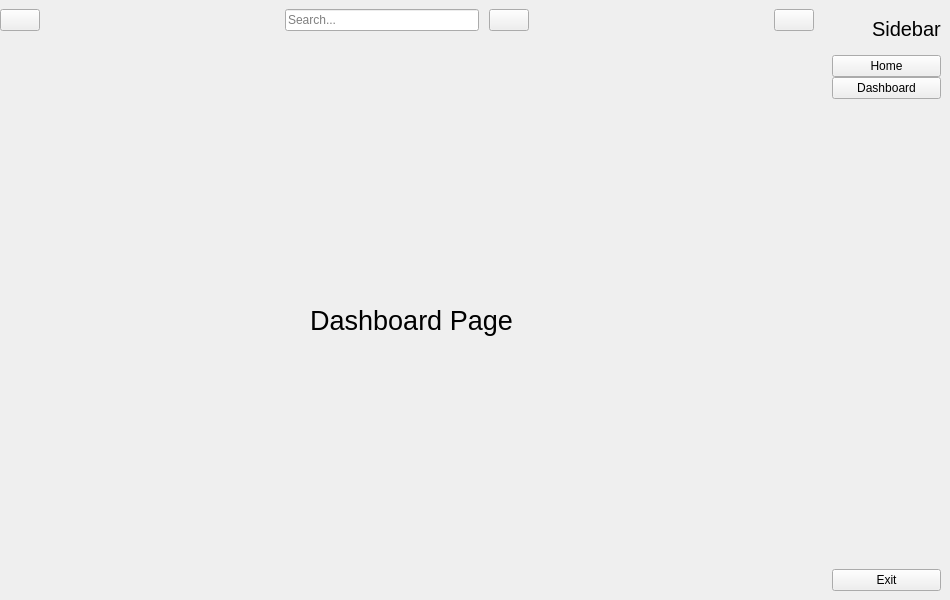
<?xml version="1.0" encoding="UTF-8"?>
<ui version="4.0">
 <class>MainWindow</class>
 <widget class="QMainWindow" name="MainWindow">
  <property name="geometry">
   <rect>
    <x>0</x>
    <y>0</y>
    <width>950</width>
    <height>600</height>
   </rect>
  </property>
  <property name="windowTitle">
   <string>MainWindow</string>
  </property>
  <widget class="QWidget" name="app_main_widget">
   <layout class="QGridLayout" name="gridLayout">
    <property name="leftMargin">
     <number>0</number>
    </property>
    <property name="topMargin">
     <number>0</number>
    </property>
    <property name="rightMargin">
     <number>0</number>
    </property>
    <property name="bottomMargin">
     <number>0</number>
    </property>
    <property name="spacing">
     <number>0</number>
    </property>
    <item row="0" column="1">
     <widget class="QWidget" name="content_main_widget" native="true">
      <property name="maximumSize">
       <size>
        <width>16777215</width>
        <height>16777215</height>
       </size>
      </property>
      <layout class="QVBoxLayout" name="verticalLayout_5">
       <property name="spacing">
        <number>0</number>
       </property>
       <property name="leftMargin">
        <number>0</number>
       </property>
       <property name="topMargin">
        <number>0</number>
       </property>
       <property name="rightMargin">
        <number>0</number>
       </property>
       <property name="bottomMargin">
        <number>0</number>
       </property>
       <item>
        <widget class="QWidget" name="content_header_widget" native="true">
         <property name="minimumSize">
          <size>
           <width>0</width>
           <height>40</height>
          </size>
         </property>
         <layout class="QHBoxLayout" name="horizontalLayout_4">
          <property name="spacing">
           <number>0</number>
          </property>
          <property name="leftMargin">
           <number>0</number>
          </property>
          <property name="topMargin">
           <number>0</number>
          </property>
          <property name="rightMargin">
           <number>9</number>
          </property>
          <property name="bottomMargin">
           <number>0</number>
          </property>
          <item>
           <widget class="QPushButton" name="toggle_menu_btn">
            <property name="text">
             <string/>
            </property>
            <property name="icon">
             <iconset resource="resource.qrc">
              <normaloff>:/icon/icon/menu-4-32.ico</normaloff>:/icon/icon/menu-4-32.ico</iconset>
            </property>
            <property name="iconSize">
             <size>
              <width>14</width>
              <height>14</height>
             </size>
            </property>
            <property name="checkable">
             <bool>true</bool>
            </property>
           </widget>
          </item>
          <item>
           <spacer name="header_left_horiSpacer">
            <property name="orientation">
             <enum>Qt::Horizontal</enum>
            </property>
            <property name="sizeHint" stdset="0">
             <size>
              <width>236</width>
              <height>20</height>
             </size>
            </property>
           </spacer>
          </item>
          <item>
           <layout class="QHBoxLayout" name="searchbox_horizLay">
            <property name="spacing">
             <number>10</number>
            </property>
            <item>
             <widget class="QLineEdit" name="search_input">
              <property name="placeholderText">
               <string>Search...</string>
              </property>
             </widget>
            </item>
            <item>
             <widget class="QPushButton" name="search_btn">
              <property name="text">
               <string/>
              </property>
              <property name="icon">
               <iconset resource="resource.qrc">
                <normaloff>:/icon/icon/search-13-48.ico</normaloff>:/icon/icon/search-13-48.ico</iconset>
              </property>
             </widget>
            </item>
           </layout>
          </item>
          <item>
           <spacer name="header_right_horiSpacer">
            <property name="orientation">
             <enum>Qt::Horizontal</enum>
            </property>
            <property name="sizeHint" stdset="0">
             <size>
              <width>236</width>
              <height>20</height>
             </size>
            </property>
           </spacer>
          </item>
          <item>
           <widget class="QPushButton" name="user_btn">
            <property name="text">
             <string/>
            </property>
            <property name="icon">
             <iconset resource="resource.qrc">
              <normaloff>:/icon/icon/user-48.ico</normaloff>:/icon/icon/user-48.ico</iconset>
            </property>
           </widget>
          </item>
         </layout>
        </widget>
       </item>
       <item>
        <widget class="QStackedWidget" name="content_stackedWidget">
         <property name="currentIndex">
          <number>1</number>
         </property>
         <widget class="QWidget" name="page_home">
          <layout class="QGridLayout" name="gridLayout_2">
           <item row="0" column="0">
            <widget class="QLabel" name="label_home">
             <property name="font">
              <font>
               <pointsize>20</pointsize>
              </font>
             </property>
             <property name="text">
              <string>Home Page</string>
             </property>
             <property name="alignment">
              <set>Qt::AlignCenter</set>
             </property>
            </widget>
           </item>
          </layout>
         </widget>
         <widget class="QWidget" name="page_dashboard">
          <layout class="QGridLayout" name="gridLayout_3">
           <item row="0" column="0">
            <widget class="QLabel" name="label_dashboard">
             <property name="font">
              <font>
               <pointsize>20</pointsize>
              </font>
             </property>
             <property name="text">
              <string>Dashboard Page</string>
             </property>
             <property name="alignment">
              <set>Qt::AlignCenter</set>
             </property>
            </widget>
           </item>
          </layout>
         </widget>
         <widget class="QWidget" name="page_search">
          <layout class="QGridLayout" name="gridLayout_7">
           <item row="0" column="0">
            <widget class="QLabel" name="label_search">
             <property name="font">
              <font>
               <pointsize>20</pointsize>
              </font>
             </property>
             <property name="text">
              <string>Search Page</string>
             </property>
             <property name="alignment">
              <set>Qt::AlignCenter</set>
             </property>
            </widget>
           </item>
          </layout>
         </widget>
         <widget class="QWidget" name="page_user">
          <layout class="QGridLayout" name="gridLayout_8">
           <item row="0" column="0">
            <widget class="QLabel" name="label_user">
             <property name="font">
              <font>
               <pointsize>20</pointsize>
              </font>
             </property>
             <property name="text">
              <string>User Page</string>
             </property>
             <property name="alignment">
              <set>Qt::AlignCenter</set>
             </property>
            </widget>
           </item>
          </layout>
         </widget>
        </widget>
       </item>
      </layout>
     </widget>
    </item>
    <item row="0" column="2">
     <widget class="QWidget" name="menu_main_widget" native="true">
      <property name="maximumSize">
       <size>
        <width>16777215</width>
        <height>16777215</height>
       </size>
      </property>
      <layout class="QVBoxLayout" name="verticalLayout_4">
       <item>
        <layout class="QHBoxLayout" name="menu_title_horizLay">
         <property name="spacing">
          <number>0</number>
         </property>
         <item>
          <widget class="QLabel" name="logo_label_icon">
           <property name="minimumSize">
            <size>
             <width>40</width>
             <height>40</height>
            </size>
           </property>
           <property name="maximumSize">
            <size>
             <width>40</width>
             <height>40</height>
            </size>
           </property>
           <property name="text">
            <string/>
           </property>
           <property name="pixmap">
            <pixmap resource="resource.qrc">:/icon/icon/Logo.png</pixmap>
           </property>
           <property name="scaledContents">
            <bool>true</bool>
           </property>
          </widget>
         </item>
         <item>
          <widget class="QLabel" name="logo_label_text">
           <property name="font">
            <font>
             <pointsize>15</pointsize>
            </font>
           </property>
           <property name="text">
            <string>Sidebar</string>
           </property>
          </widget>
         </item>
        </layout>
       </item>
       <item>
        <layout class="QVBoxLayout" name="menu_items_vertiLay">
         <property name="spacing">
          <number>0</number>
         </property>
         <item>
          <widget class="QPushButton" name="home_btn">
           <property name="text">
            <string>Home</string>
           </property>
           <property name="icon">
            <iconset resource="resource.qrc">
             <normaloff>:/icon/icon/home-4-32.ico</normaloff>
             <normalon>:/icon/icon/home-4-48.ico</normalon>:/icon/icon/home-4-32.ico</iconset>
           </property>
           <property name="iconSize">
            <size>
             <width>14</width>
             <height>14</height>
            </size>
           </property>
           <property name="checkable">
            <bool>true</bool>
           </property>
           <property name="autoExclusive">
            <bool>true</bool>
           </property>
          </widget>
         </item>
         <item>
          <widget class="QPushButton" name="dashborad_btn">
           <property name="text">
            <string>Dashboard</string>
           </property>
           <property name="icon">
            <iconset resource="resource.qrc">
             <normaloff>:/icon/icon/dashboard-5-32.ico</normaloff>
             <normalon>:/icon/icon/dashboard-5-48.ico</normalon>:/icon/icon/dashboard-5-32.ico</iconset>
           </property>
           <property name="iconSize">
            <size>
             <width>14</width>
             <height>14</height>
            </size>
           </property>
           <property name="checkable">
            <bool>true</bool>
           </property>
           <property name="autoExclusive">
            <bool>true</bool>
           </property>
          </widget>
         </item>
        </layout>
       </item>
       <item>
        <spacer name="menu_vertiSpacer">
         <property name="orientation">
          <enum>Qt::Vertical</enum>
         </property>
         <property name="sizeHint" stdset="0">
          <size>
           <width>20</width>
           <height>373</height>
          </size>
         </property>
        </spacer>
       </item>
       <item>
        <widget class="QPushButton" name="exit_btn">
         <property name="text">
          <string>Exit</string>
         </property>
         <property name="icon">
          <iconset resource="resource.qrc">
           <normaloff>:/icon/icon/close-window-64.ico</normaloff>:/icon/icon/close-window-64.ico</iconset>
         </property>
         <property name="iconSize">
          <size>
           <width>14</width>
           <height>14</height>
          </size>
         </property>
        </widget>
       </item>
      </layout>
     </widget>
    </item>
   </layout>
  </widget>
 </widget>
 <resources>
  <include location="resource.qrc"/>
  <include location="../../.designer/backup/resource.qrc"/>
 </resources>
 <connections>
  <connection>
   <sender>toggle_menu_btn</sender>
   <signal>toggled(bool)</signal>
   <receiver>menu_main_widget</receiver>
   <slot>setHidden(bool)</slot>
   <hints>
    <hint type="sourcelabel">
     <x>188</x>
     <y>25</y>
    </hint>
    <hint type="destinationlabel">
     <x>173</x>
     <y>257</y>
    </hint>
   </hints>
  </connection>
  <connection>
   <sender>exit_btn</sender>
   <signal>clicked()</signal>
   <receiver>MainWindow</receiver>
   <slot>close()</slot>
   <hints>
    <hint type="sourcelabel">
     <x>126</x>
     <y>584</y>
    </hint>
    <hint type="destinationlabel">
     <x>284</x>
     <y>606</y>
    </hint>
   </hints>
  </connection>
 </connections>
</ui>
